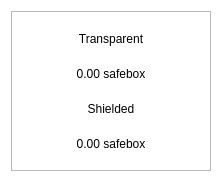
<?xml version="1.0" encoding="UTF-8"?>
<ui version="4.0">
 <class>BalanceBubble</class>
 <widget class="QWidget" name="BalanceBubble">
  <property name="geometry">
   <rect>
    <x>0</x>
    <y>0</y>
    <width>218</width>
    <height>178</height>
   </rect>
  </property>
  <property name="minimumSize">
   <size>
    <width>218</width>
    <height>178</height>
   </size>
  </property>
  <property name="maximumSize">
   <size>
    <width>250</width>
    <height>178</height>
   </size>
  </property>
  <property name="windowTitle">
   <string>Form</string>
  </property>
  <property name="styleSheet">
   <string notr="true">#BalanceBubble{
background-color:transparent
}</string>
  </property>
  <layout class="QVBoxLayout" name="verticalLayout_2">
   <property name="spacing">
    <number>0</number>
   </property>
   <item>
    <widget class="QFrame" name="frame">
     <property name="minimumSize">
      <size>
       <width>200</width>
       <height>160</height>
      </size>
     </property>
     <property name="maximumSize">
      <size>
       <width>250</width>
       <height>160</height>
      </size>
     </property>
     <property name="styleSheet">
      <string notr="true"/>
     </property>
     <property name="frameShape">
      <enum>QFrame::StyledPanel</enum>
     </property>
     <property name="frameShadow">
      <enum>QFrame::Raised</enum>
     </property>
     <property name="lineWidth">
      <number>10</number>
     </property>
     <layout class="QVBoxLayout" name="verticalLayout">
      <property name="spacing">
       <number>0</number>
      </property>
      <item>
       <layout class="QHBoxLayout" name="horizontalLayout">
        <item>
         <widget class="QLabel" name="lblFirst">
          <property name="styleSheet">
           <string notr="true"/>
          </property>
          <property name="text">
           <string>Transparent</string>
          </property>
          <property name="alignment">
           <set>Qt::AlignCenter</set>
          </property>
         </widget>
        </item>
       </layout>
      </item>
      <item>
       <widget class="QLabel" name="textTransparent">
        <property name="styleSheet">
         <string notr="true"/>
        </property>
        <property name="text">
         <string>0.00 safebox</string>
        </property>
        <property name="alignment">
         <set>Qt::AlignCenter</set>
        </property>
       </widget>
      </item>
      <item>
       <widget class="QLabel" name="lblSecond">
        <property name="styleSheet">
         <string notr="true"/>
        </property>
        <property name="text">
         <string>Shielded</string>
        </property>
        <property name="alignment">
         <set>Qt::AlignCenter</set>
        </property>
       </widget>
      </item>
      <item>
       <widget class="QLabel" name="textShielded">
        <property name="styleSheet">
         <string notr="true"/>
        </property>
        <property name="text">
         <string>0.00 safebox</string>
        </property>
        <property name="alignment">
         <set>Qt::AlignCenter</set>
        </property>
       </widget>
      </item>
     </layout>
    </widget>
   </item>
  </layout>
 </widget>
 <resources/>
 <connections/>
</ui>
